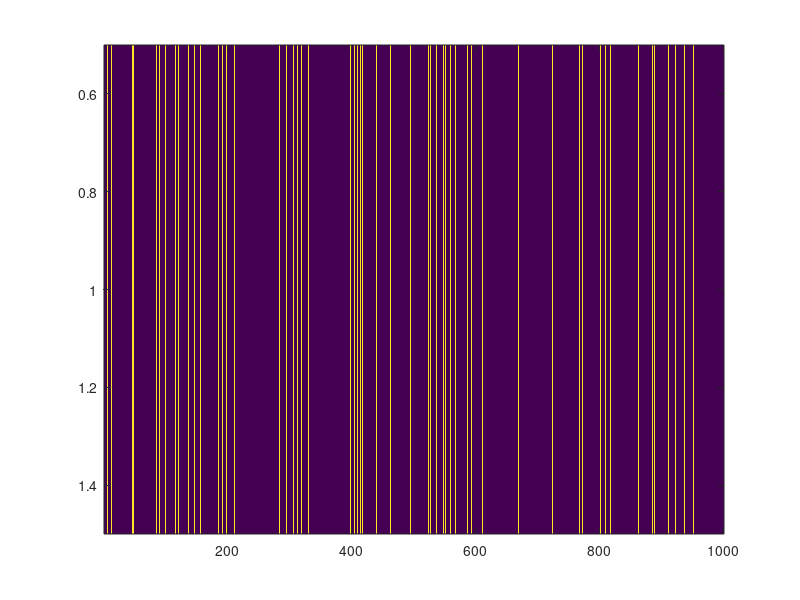
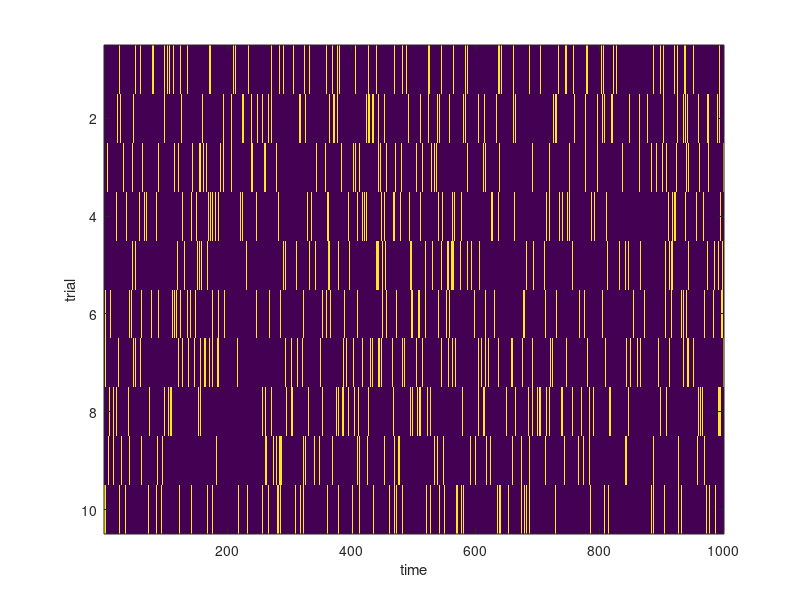

These charts were generated, in order, by the following MATLAB code:
%% Class Notes 1/8/18

% Neurons and Stuff Review
%     Input = electrical
%     turned into a voltage difference across membrane: action potentials
%     output = electrical

% What Kind of Data can we analyze?
%   Record spikes in membrane potential; measure spiking rate compared
%   against stimulus given; may allow us to see what this neuron is encoding,
%   i.e. orientation, color, etc for visual stimuli

    % Averaged Spike Statistics; Frequency of spikes
    % Precise Spike Timing: information carried in exact time spikes occur
    %                       after stimulus, pattern they form
    %
    
% Marr's 3 Levels
%   Computational Level (highest): what does system do? learning + behavior
%   algorithmic Level (middle): How does it do this? What math does it use?
%   Implementation (lowest): Specific representations of algorithms in
%                            neural hardware

% Creating a random variable
    % x = rand() generates a single sample of a random variable
        % pseudorandom, based on some seed number and a consistent formula
        % for us, NEED to develop our own random starting point
        rand('state', sum(100*clock));
        % Generate binary random variable with probability p;
        p = 0.25; % probability of a 1
        X = round(rand() + p - 0.5);
        % to make a list of N random variables rand(1, N);
        %Generate single spiketrain rand('state',sum(100*clock));
        nsec=1 ;
        T=1;
        deltat=0.001;
        r=100; % neuron firing rate
        p=r*deltat; % prob of a neuron firing in a given time window
        numbins=round(T/deltat);  % number of time intervals
        spiketrain=round(rand(1,numbins) + (p-1/2));
        figure; 
        imagesc(spiketrain) ...
            
    %Generate many "trials" of spiketrains
    numtrials=10; 
    spiketrain=round(rand(numtrials,numbins) + (p-1/2));
    figure; 
    imagesc(spiketrain) 
    xlabel('time') 
    ylabel('trial')
    
    %Compute the average spike rate, and standard deviation
    rate_per_trial=1/T * sum(spiketrain,2)
    mean_rate_per_trial = mean(rate_per_trial) 
    std_dev_rate_per_trial = std(rate_per_trial)
    